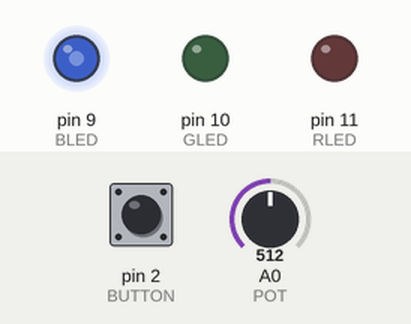
This sketch was run on a simulated Arduino Uno, built with avr-gcc and run on an emulated ATmega328P. Parts: output pins drawn as LEDs (lit = HIGH). Inputs (shaded band) come from the test bench; at power-on: A0 (POT) = 512, pin 2 (BUTTON) LOW.

Above: at 1.2 s.
1.3 s: A0 (POT) set to 716
At 2.3 s:
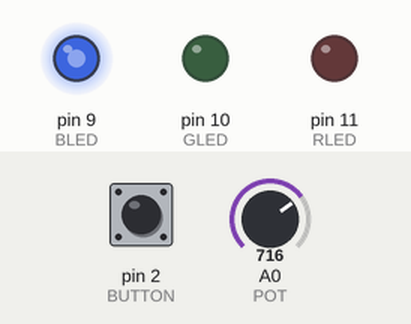
2.8 s: pin 2 (BUTTON) pulled HIGH for 0.15 s
At 3.6 s:
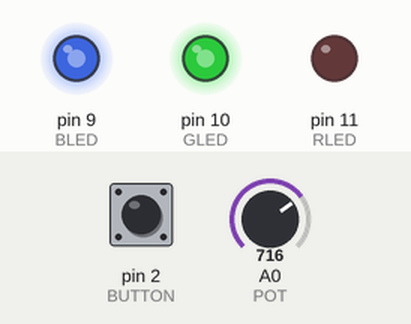
4.4 s: A0 (POT) set to 900
At 5.6 s:
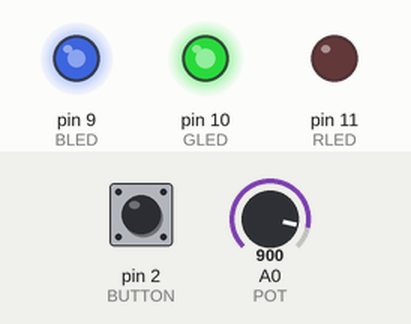
5.9 s: pin 2 (BUTTON) pulled HIGH for 1 s
At 7.2 s:
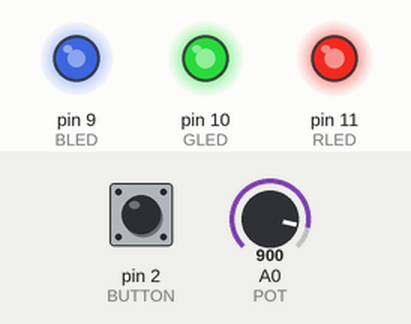
8.4 s: pin 2 (BUTTON) pulled HIGH for 0.15 s
At 9.1 s:
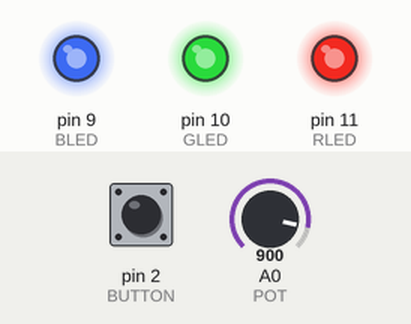
10.0 s: A0 (POT) set to 511
At 11.3 s:
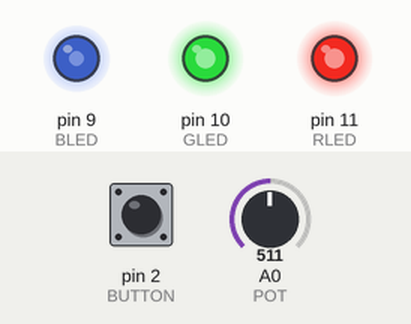
Timing chart, 0 to 12.5 s (numbered marks = the images above; inputs shaded):
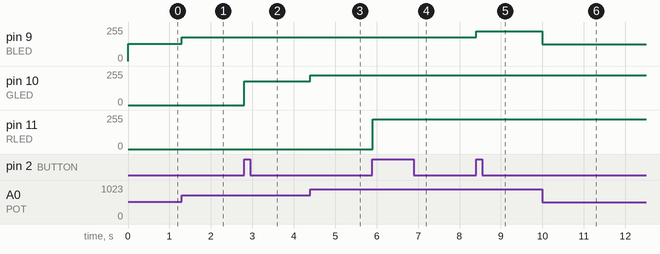

The sketch:

configurable_RGB.ino
```cpp
const int POT=0;
int val = 0;

const int BUTTON=2;
boolean lastButton = LOW;
boolean currentButton = LOW;
const int BLED=9;
const int GLED=10;
const int RLED=11;

int selectedColor = BLED;

void setup() {
  Serial.begin(9600);
  pinMode(BUTTON, INPUT);
  pinMode(BLED, OUTPUT);
  pinMode(GLED, OUTPUT);
  pinMode(RLED, OUTPUT);
}

boolean debounce(boolean last)
{
  boolean current = digitalRead(BUTTON);
  if (last != current)
  {
    delay(5);
    current = digitalRead(BUTTON);
    return current;
  }
}

void changeColor(int color, int value)
{
  analogWrite(color, value/4);
}

void loop() {
  val = analogRead(POT);
  // Serial.println(val);
  currentButton = debounce(lastButton);
  if (lastButton == LOW && currentButton == HIGH)
  {
    selectedColor++;
  }
  lastButton = currentButton;
  if (selectedColor > 11)
  {
    selectedColor = 9;
  }
  changeColor(selectedColor, val);
}
```

Measured:
- after the input at 1.3 s, pin 9 (BLED): 128/255 → 179/255 at once
- after the input at 2.8 s, pin 10 (GLED): 0/255 → 179/255 at once
- after the input at 4.4 s, pin 10 (GLED): 179/255 → 225/255 at once
- after the input at 5.9 s, pin 11 (RLED): 0/255 → 225/255 at once
- after the input at 8.4 s, pin 9 (BLED): 179/255 → 225/255 at once
- after the input at 10.0 s, pin 9 (BLED): 225/255 → 127/255 at once
